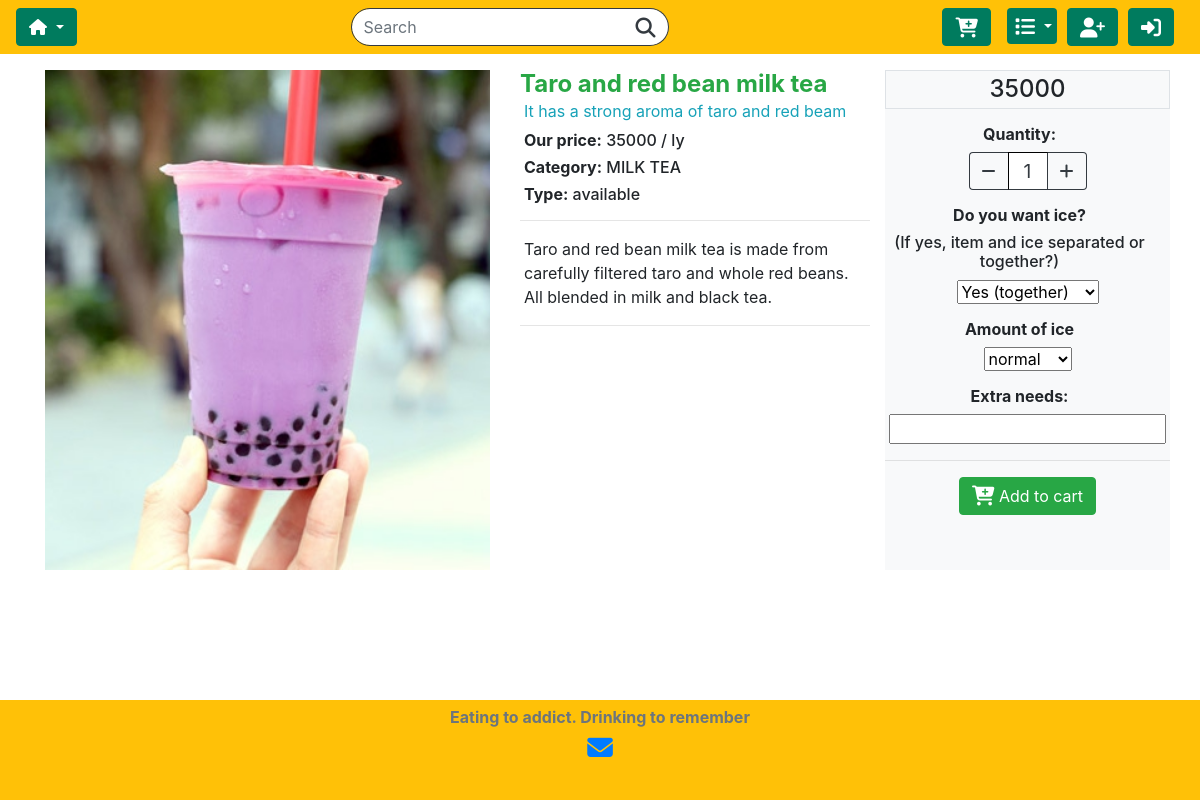
Screenshot of /item/4 with the database file from the repository.
### orders/models.py (models this page shows, shortened)
class Product(models.Model):
    name = models.CharField(max_length=64)
    category = models.CharField(max_length=32, choices=CATEGORIES, default='MILK TEA')
    price = models.DecimalField(decimal_places=0, max_digits=10)
    unit = models.CharField(max_length=10, default='1 ly')
    availability = models.CharField(max_length=32, choices=AVAILABILITIES, default='available')
    quantity = models.IntegerField()
    description_short = models.CharField(max_length=64, default='available')
    description_long = models.TextField(default='available')
    image = models.ImageField(verbose_name="Product Image", upload_to="orders/static/orders/images/", default=None, blank=True)
    image_filename = models.CharField(max_length=256, default="image.jpg")

### orders/views.py (the view)
# urls.py: path("item/<int:item_id>", views.item_view, name="itemview"),
def item_view(request, item_id):
    try:
        data = Product.objects.get(pk=item_id)
    except ObjectDoesNotExist:
        return HttpResponseRedirect(reverse("index"))
    data.image_filename = image_filename(data.image)
    JSONdata = {
        "id": item_id,
        "name": data.name,
        "category": data.category,
        "unit": data.unit,
        "price": float(data.price)
    }
    JSONdata = json.dumps(JSONdata)
    context = {
        "item": data,
        "JSONdata": JSONdata
    }
    return render(request, "orders/product.html", context)

### orders/views.py (called while the page is built)
def image_filename(image):
    path = image.url
    return os.path.basename(path)

### orders/templates/orders/product.html (shortened to what this page needs)
{% extends "orders/base.html" %}
{% block script %}
{% load static %}
{% endblock %}
{% block main %}
<div class="container pb-5 mt-5">
  <div class="row equal">
    <div class="col-md-5 d-flex d-flex align-items-center justify-content-center" style="overflow:hidden">
      <div class="product-image w-100">
        {% with "orders/images/"|add:item.image_filename as path %}
        {% load static %}
        <img src="{% static path %}" class="img-product" alt="store">
        {% endwith %}
      </div>
    </div>
    <div class="col-md-4">
      <h4 class="mb-3 d-inline text-success"><b>{{ item.name }} </b></h4>
      <p class="text-info pl-1 mb-2">{{ item.description_short }}</p>
      <h6 class="pl-1 price_basic" data-price='{{ item.price }}'><b>Our price:</b>  {{ item.price }} / {{ item.unit }}</h6>
      <h6 class="pl-1"><b>Category:</b> {{ item.category }}</h6>
      <h6 class="pl-1"><b>Type:</b> {{ item.availability }}</h6>
      <hr>
      <p class="pl-1">{{ item.description_long }}</p>
      <hr>
    </div>
    <div class="col-md-3 bg-light m-0 p-0 customer-needs">
      <div class="w-100 border">
        <h4 class="m-1 text-center" id="item_QPrice"> {{ item.price }}</h4>
      </div>
      <div class="p-3 text-center">
        <h6 class="pr-3"><b>Quantity:</b></h6>
        <div class="d-flex justify-content-center">
          <button id="minus" class="quantity_left btn btn-outline-dark"><i class="fas fa-minus"></i></button>
          <input id="quantity" class="quantity_middle btn-outline-dark" type="number" value="1" min=1>
          <button id="plus" class="quantity_right btn btn-outline-dark"><i class="fas fa-plus"></i></button>
        </div>
      </div>
      <div class="ice pb-3 text-center">
        <h6 class="pr-3"><b>Do you want ice?</b></h6>
        <h6 class="pr-3">(If yes, item and ice separated or together?)</h6>
        <select class="selectpicker ice-type" data-style="btn-info" data-width="150px">
          <option value="item together with ice" selected="selected">Yes (together)</option>
        </select>
      </div>
      <div class="with-ice pb-3 text-center">
        <h6 class="pr-3"><b>Amount of ice</b></h6>
        <select class="selectpicker ice-amount" data-style="btn-info" data-width="150px">
          <option value="normal" selected>normal</option>
        </select>
      </div>
      <div class="ice text-center">
        <h6 class="pr-3"><b>Extra needs:</b></h6>
        <div class="mr-1 ml-1">
          <input class="w-100 needs-other" type="text" name="needs-other">
        </div>
      </div>
      <hr>
      <div class=" btn-add-to-cart text-center">
        <button type="button" name="button-cart" id="add-to-cart" class="btn btn-success"><i class="fas fa-cart-plus fa-lg"></i> Add to cart</a></button>
      </div>
    </div>
  </div>
</div>
{% endblock %}

### orders/static/orders/css/styles.css (style rules this page uses)
html { min-height: 100%; position: relative; }
body { margin-bottom: 100px; margin-top: 70px; }
input[type=number] { -moz-appearance: textfield; text-align: center; }
.quantity_left { border-right: none; border-radius: 4px 0px 0px 4px; }
.quantity_right { border-left: none; border-radius: 0px 4px 4px 0px; }
.quantity_middle { width: 40px; font-size: 1.2em; border-width: 1px; }
.img-product { width: 100%; height: 500px; object-fit: cover; }

### rows the page displays
Product: name "Taro and red bean milk tea", description_short "It has a strong aroma of taro and red beam", price "35000", unit "ly", category "MILK TEA", availability "available", description_long "Taro and red bean milk tea is made from carefully filtered taro and whole red beans. All blended in milk and black tea."
